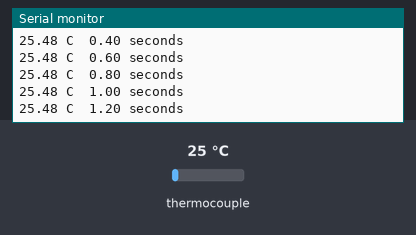
Simulated run of this sketch. Board: ESP32. Shown: the last lines printed to the serial monitor. The test bench sets the inputs (shaded band); at power-on: thermocouple 25 °C. Nothing arrives over Bluetooth unless stated.

Above: at 1.4 s.
1.5 s: thermocouple set to 6 °C
At 1.56 s:
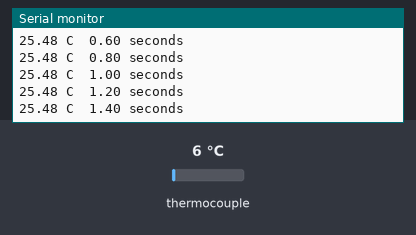
3.0 s: thermocouple set to 75 °C
At 3.17 s:
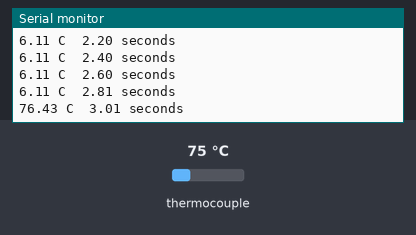
Timing chart, 0 to 6.0 s (numbered marks = the images above; inputs shaded):
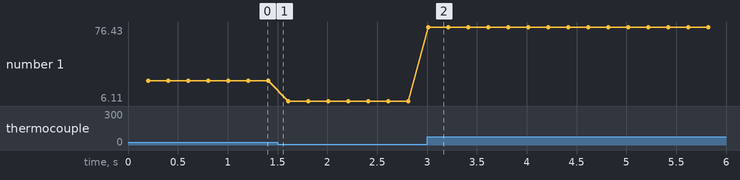

The sketch:

Final_ESP32_2Temp_Pressure_c1.ino
```cpp
#include "max6675.h"
#include "BluetoothSerial.h"

int thermoDO_small = 19;
int thermoCS_small= 23;
int thermoCLK_small= 5;

MAX6675 thermocouple_small(thermoCLK_small, thermoCS_small, thermoDO_small);

BluetoothSerial SerialBT;
bool isBluetoothConnected = false;

unsigned long previousMillis = 0;
const unsigned long interval = 200; // Time interval between readings in milliseconds

void setup() {
  Serial.begin(9600);

  Serial.println("MAX6675 test");
  // Wait for MAX chip to stabilize
  delay(200);

  SerialBT.begin("ESP32_C1"); // Set the Bluetooth name of your ESP32
  SerialBT.register_callback(handleBluetoothEvent);
}

void loop() {
  unsigned long currentMillis = millis();

  if (currentMillis - previousMillis >= interval) {
    previousMillis = currentMillis;

    // Basic readout test, just print the current temperature
    float temperature_small = (thermocouple_small.readCelsius()-16.0*0)*1.019;
    Serial.print(temperature_small);
    Serial.print(" C\t");

    Serial.print(currentMillis / 1000); // Convert timestamp to seconds

    // Display the hundredths place for seconds
    int hundredths = (currentMillis / 10) % 100;
    if (hundredths < 10) {
      Serial.print(".0");
    } else {
      Serial.print(".");
    }
    Serial.print(hundredths);

    Serial.println(" seconds");

    // Send temperature, pressure, and timestamp via Bluetooth when connected
    if (isBluetoothConnected) {
      String data = String(temperature_small) + "," + String(currentMillis / 1000) + "." + String(hundredths);
      SerialBT.println(data);
    }
  }

  // Adjust the delay to achieve temperature readings every half second
  delay(200);
}

void handleBluetoothEvent(esp_spp_cb_event_t event, esp_spp_cb_param_t *param) {
  if (event == ESP_SPP_SRV_OPEN_EVT) {
    isBluetoothConnected = true;
    SerialBT.println("Small Thermocouple (C) , Timestamp (seconds)"); // Send units when connected
  } else if (event == ESP_SPP_CLOSE_EVT) {
    isBluetoothConnected = false;
  }
}
```

Measured:
- after the input at 3.0 s, the serial monitor: prints a new line at once (image 2)
- plotted number 1: 25.48 → 6.11 after the input at 1.5 s, 6.11 → 76.43 after the input at 3.0 s
